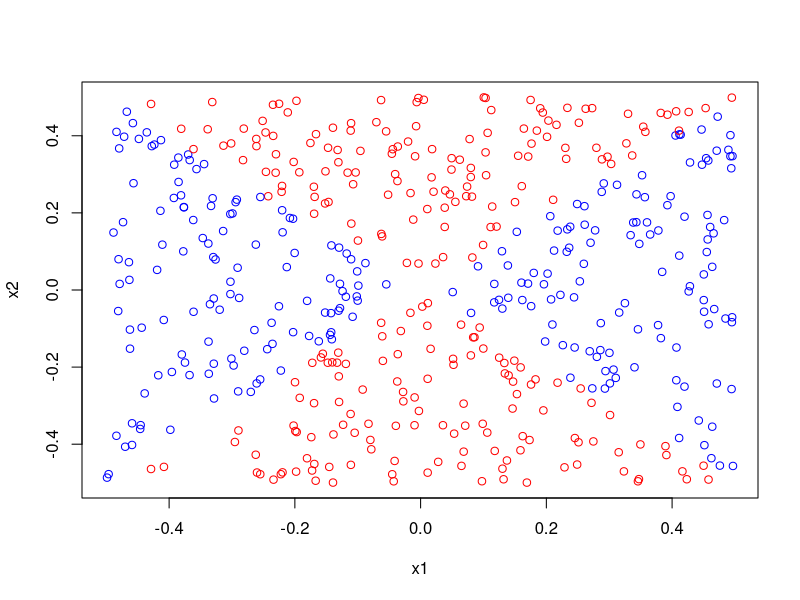
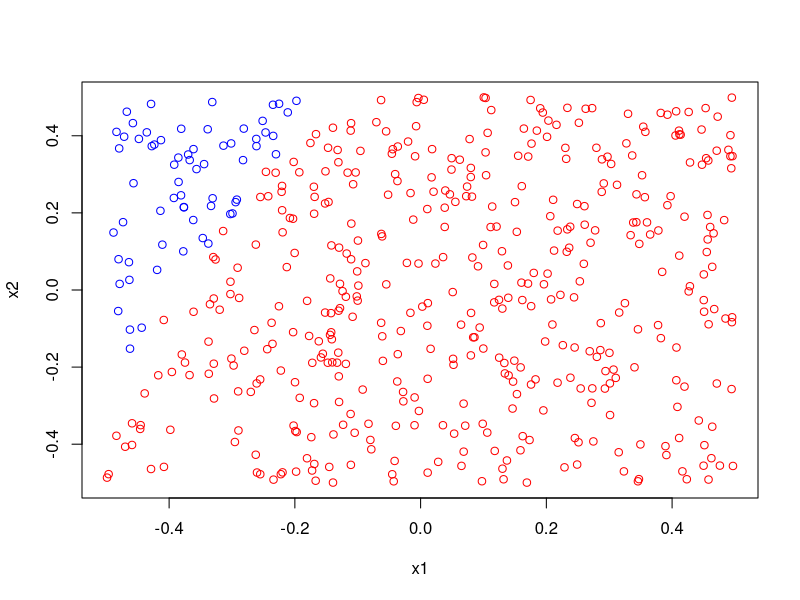
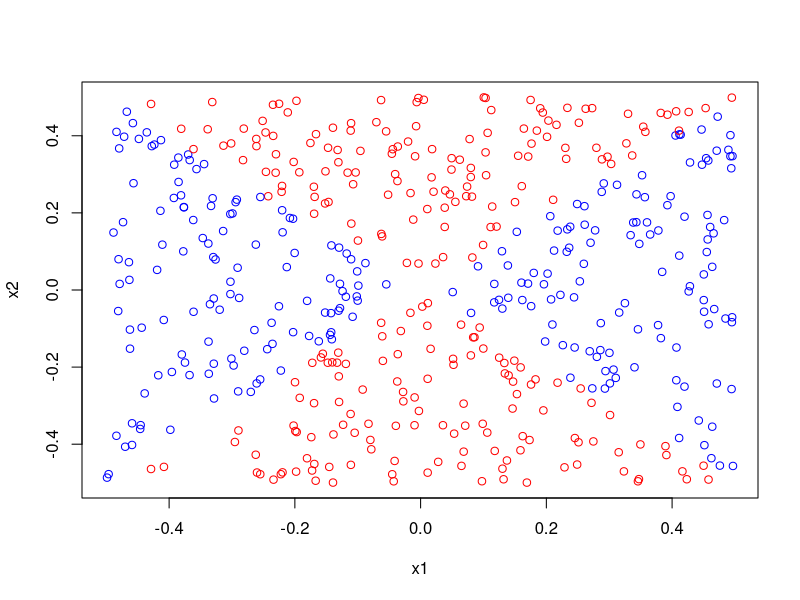
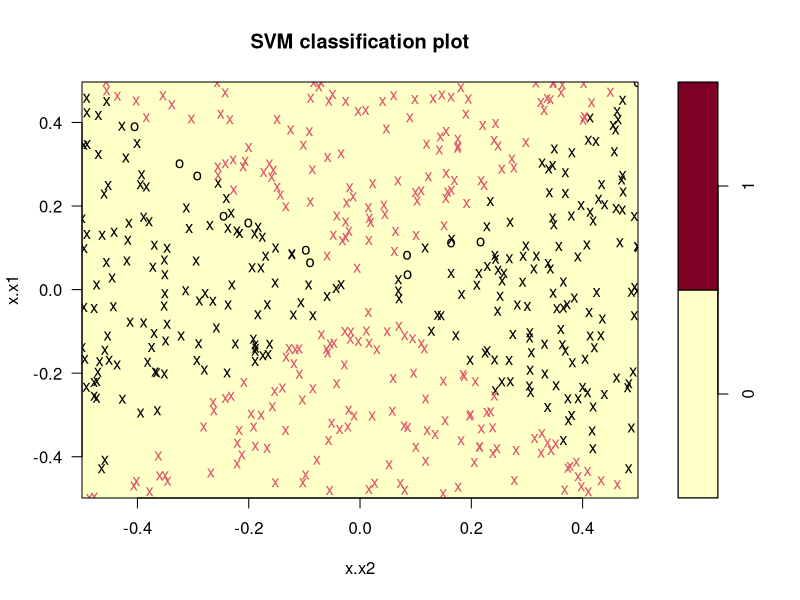
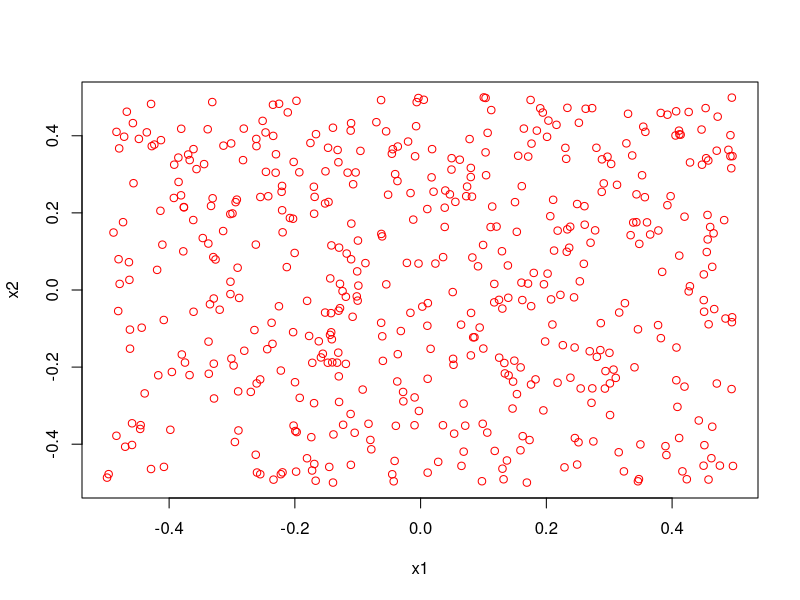
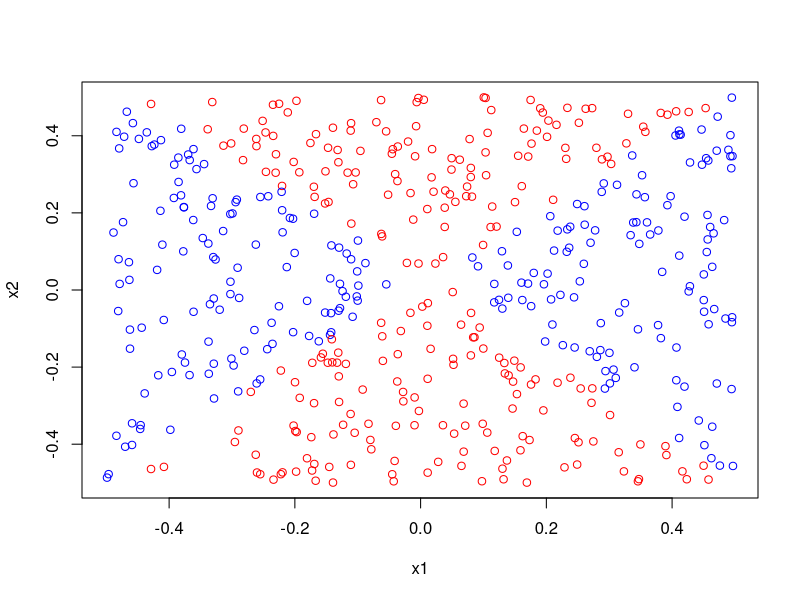

Write the R code that produced these figures, in order. (Note: a time limit stopped this script after it produced the figures.)
## ---- chunk 1
knitr::opts_chunk$set(echo = TRUE)
## ---- chunk 2
set.seed(100)
x1=runif (500) -0.5

x2=runif (500) -0.5

y=1*(x1^2-x2^2 > 0)
## ---- chunk 3
plot(x=x1,y=x2,col=ifelse(y==0, "red", "blue"),xlab="x1",ylab="x2")
## ---- chunk 4
glm.fit=glm(y~x1+x2,family=binomial)
glm.fit
## ---- chunk 5
cdata=data.frame(cbind(x1,x2))
pred.probs=predict(glm.fit,cdata,type="response")
glm.pred=ifelse(pred.probs>0.5,1,0)
plot(x1,x2, col=ifelse(glm.pred==0,"red","blue"))
## ---- chunk 6
glm.fit2=glm(y~I(x1^2)+I(x2^2),family=binomial)
## ---- chunk 7
dat=data.frame(cbind(x1,x2))
pred.probs2=predict(glm.fit2,newdata=dat,type="response") 
glm.pred2=ifelse(pred.probs2>0.5,1,0)
plot(x1,x2,col=ifelse(glm.pred2==0,"red","blue"))
table(y,glm.pred2)
## ---- chunk 8
library(e1071)
data.x=data.frame(x=cbind(x1,x2),y=as.factor(y))
set.seed(100)
tune.out=tune(svm,y~.,data=data.x,kernel="linear",
              ranges=list(cost=c(0.001,0.01,0.1,1,5,10,100)))
tune.out
bestmod=tune.out$best.model
summary(bestmod)
plot(bestmod,data.x)
svm.pred=predict(bestmod,data.x)
plot(x1,x2,col=ifelse(svm.pred==0,"red","blue"))

## ---- chunk 9
set.seed(1)
tune.out=tune(svm,y~.,data=data.x,kernel="polynomial",
              ranges=list(cost=c(0.1,1,10,100,1000),degree=c(0.5,1,2,3,4)))
ypred=predict(tune.out$best.model,data.x)
plot(x1,x2,col=ifelse(ypred==0,"red","blue"))
table(y,ypred)

set.seed(1)
tune.out=tune(svm,y~.,data=data.x,kernel="polynomial",
              ranges=list(cost=c(0.1,1,10,100,1000),degree=c(0.5,1,2,3,4)))
ypred=predict(tune.out$best.model,data.x)
plot(x1,x2,col=ifelse(ypred==0,"red","blue"))
table(y,ypred)
